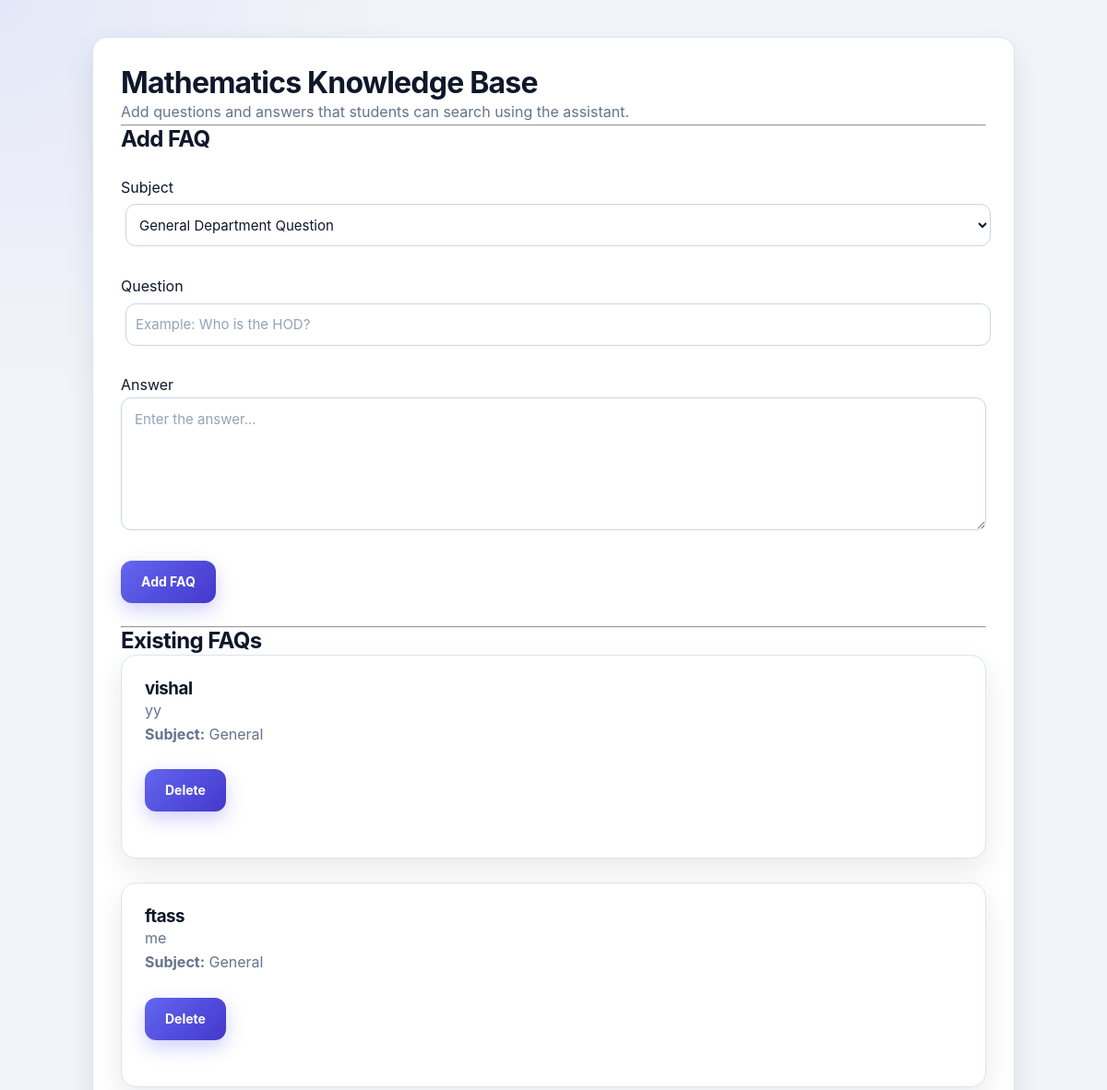
The page /admin/faqs (signed in, upper part) on the database as committed earlier.
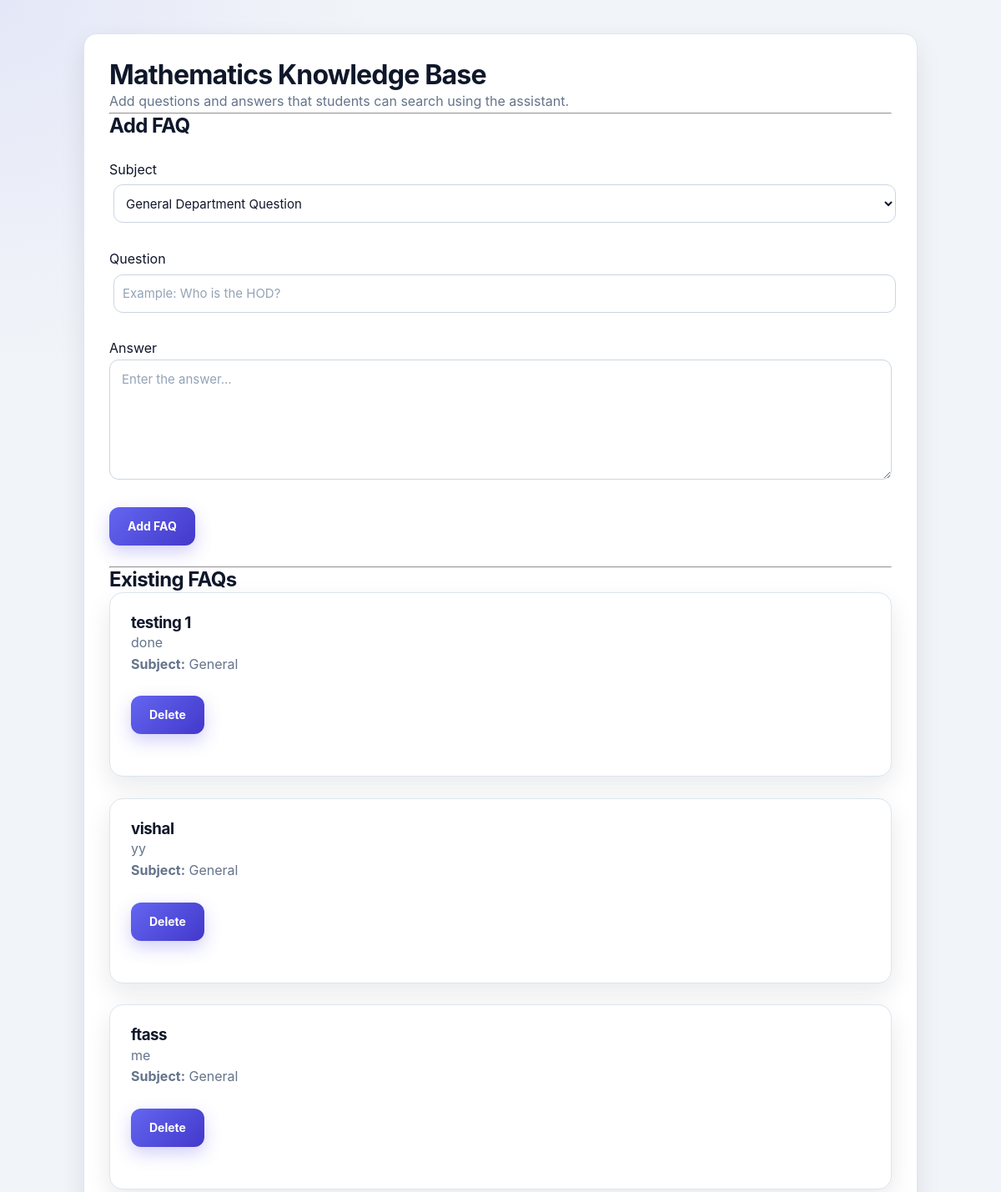
The same page on the database as committed later.
### tables this page shows
CREATE TABLE departments (

            department_id INTEGER PRIMARY KEY AUTOINCREMENT,

            name TEXT UNIQUE NOT NULL,

            description TEXT,

            hod_name TEXT,

            hod_email TEXT,

            hod_phone TEXT,

            department_location TEXT
        );

CREATE TABLE faqs (

            faq_id INTEGER PRIMARY KEY AUTOINCREMENT,

            question TEXT NOT NULL,

            answer TEXT NOT NULL,

            department_id INTEGER,

            subject_id INTEGER,

            created_by TEXT,

            created_at TEXT DEFAULT CURRENT_TIMESTAMP,

            FOREIGN KEY (department_id)
            REFERENCES departments(department_id),

            FOREIGN KEY (subject_id)
            REFERENCES subjects(subject_id),

            FOREIGN KEY (created_by)
            REFERENCES admins(admin_id)
        );

### app.py (the view, shortened to what this page needs)
@app.route(
    "/admin/faqs",
    methods=[
        "GET",
        "POST"
    ]
)
def manage_faqs():
    if (
        session.get("user_type")
        != "admin"
    ):
        return redirect(
            url_for("login")
        )
    if (
        session.get("role")
        != "department_admin"
    ):
        return redirect(
            url_for(
                "admin_dashboard"
            )
        )
    department_id = (
        session.get(
            "department_id"
        )
    )
    admin_id = session.get(
        "admin_id"
    )
    if not department_id:
        return redirect(
            url_for(
                "admin_dashboard"
            )
        )
    department = get_department(
        department_id
    )
    subjects = (
        get_subjects_by_department(
            department_id
        )
    )
    faqs = (
        get_faqs_by_department(
            department_id
        )
    )
    return render_template(
        "manage_faqs.html",
        department=department,
        subjects=subjects,
        faqs=faqs
    )

### app.py (called while the page is built)
@app.context_processor
def inject_app_name():
    return {
        "app_name": app.config["APP_NAME"]
    }

### database/database.py (called while the page is built)
def connect_database():
    os.makedirs(
        DATA_DIR,
        exist_ok=True
    )
    connection = sqlite3.connect(
        DB_PATH
    )
    connection.row_factory = sqlite3.Row
    connection.execute(
        "PRAGMA foreign_keys = ON"
    )
    return connection

def get_department(department_id):
    connection = connect_database()
    cursor = connection.cursor()
    cursor.execute("""
        SELECT *
        FROM departments
        WHERE department_id = ?
    """, (
        department_id,
    ))
    department = cursor.fetchone()
    connection.close()
    return department

def get_subjects_by_department(department_id):
    connection = connect_database()
    cursor = connection.cursor()
    cursor.execute("""
        SELECT *
        FROM subjects
        WHERE department_id = ?
        ORDER BY year, semester, name
    """, (
        department_id,
    ))
    subjects = cursor.fetchall()
    connection.close()
    return subjects

def get_faqs_by_department(department_id):
    connection = connect_database()
    cursor = connection.cursor()
    cursor.execute("""
        SELECT
            faqs.*,
            subjects.name AS subject_name

        FROM faqs

        LEFT JOIN subjects
        ON faqs.subject_id = subjects.subject_id

        WHERE faqs.department_id = ?

        ORDER BY faqs.created_at DESC
    """, (
        department_id,
    ))
    records = cursor.fetchall()
    connection.close()
    return records

### templates/manage_faqs.html (shortened to what this page needs)
<!DOCTYPE html>
<html lang="en">
<head>
    <link
        rel="stylesheet"
        href="{{ url_for('static', filename='css/style.css') }}"
    >
</head>
<body>
<div class="attendance-page">
    <h1>
        {{ department["name"] }}
        Knowledge Base
    </h1>
    <p>
        Add questions and answers that students
        can search using the assistant.
    </p>
    <hr>
    <h2>Add FAQ</h2>
    <form method="POST">
        <label>
            Subject
        </label>
        <select name="subject_id">
            <option value="">
                General Department Question
            </option>
        </select>
        <br><br>
        <label>
            Question
        </label>
        <input
            type="text"
            name="question"
            placeholder="Example: Who is the HOD?"
            required
        >
        <br><br>
        <label>
            Answer
        </label>
        <textarea
            name="answer"
            rows="5"
            placeholder="Enter the answer..."
            required
            style="width: 100%;"
        ></textarea>
        <br><br>
        <button type="submit">
            Add FAQ
        </button>
    </form>
    <hr>
    <h2>Existing FAQs</h2>
    {% if faqs %}
        {% for faq in faqs %}
            <div class="dashboard-section">
                <h3>
                    {{ faq["question"] }}
                </h3>
                <p>
                    {{ faq["answer"] }}
                </p>
                <p>
                    <strong>Subject:</strong>
                    {{
                        faq["subject_name"]
                        or
                        "General"
                    }}
                </p>
                <form method="POST">
                    <button type="submit">
                        Delete
                    </button>
                </form>
            </div>
            <br>
        {% endfor %}
    {% else %}
        <p>
            No FAQs have been added yet.
        </p>
    {% endif %}
    <br>
</div>
</body>
</html>

Rows that differ between the two databases and show on the page:
added faqs: question "testing 1", answer "done", faq "General"
